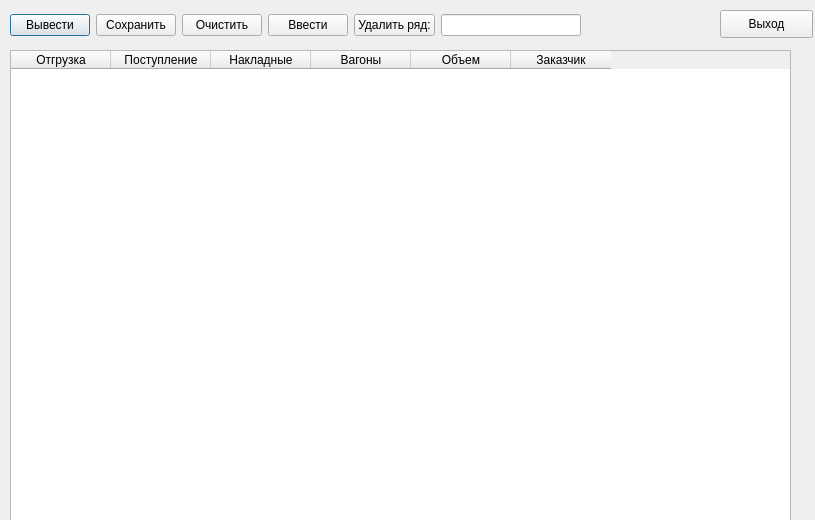
<?xml version="1.0" encoding="UTF-8"?>
<ui version="4.0">
 <class>Ship</class>
 <widget class="QDialog" name="Ship">
  <property name="geometry">
   <rect>
    <x>0</x>
    <y>0</y>
    <width>815</width>
    <height>520</height>
   </rect>
  </property>
  <property name="windowTitle">
   <string>Отгрузка</string>
  </property>
  <widget class="QTableWidget" name="tableWidget">
   <property name="geometry">
    <rect>
     <x>10</x>
     <y>50</y>
     <width>781</width>
     <height>931</height>
    </rect>
   </property>
   <column>
    <property name="text">
     <string>Отгрузка</string>
    </property>
   </column>
   <column>
    <property name="text">
     <string>Поступление</string>
    </property>
   </column>
   <column>
    <property name="text">
     <string>Накладные</string>
    </property>
   </column>
   <column>
    <property name="text">
     <string>Вагоны</string>
    </property>
   </column>
   <column>
    <property name="text">
     <string>Объем</string>
    </property>
   </column>
   <column>
    <property name="text">
     <string>Заказчик</string>
    </property>
   </column>
  </widget>
  <widget class="QWidget" name="layoutWidget">
   <property name="geometry">
    <rect>
     <x>10</x>
     <y>10</y>
     <width>571</width>
     <height>30</height>
    </rect>
   </property>
   <layout class="QHBoxLayout" name="horizontalLayout_2">
    <item>
     <widget class="QPushButton" name="enterButton">
      <property name="text">
       <string>Вывести</string>
      </property>
     </widget>
    </item>
    <item>
     <widget class="QPushButton" name="saveButton">
      <property name="text">
       <string>Сохранить</string>
      </property>
     </widget>
    </item>
    <item>
     <widget class="QPushButton" name="clearButton">
      <property name="text">
       <string>Очистить</string>
      </property>
     </widget>
    </item>
    <item>
     <widget class="QPushButton" name="newButton">
      <property name="text">
       <string>Ввести</string>
      </property>
     </widget>
    </item>
    <item>
     <widget class="QPushButton" name="delButton">
      <property name="text">
       <string>Удалить ряд:</string>
      </property>
     </widget>
    </item>
    <item>
     <widget class="QLineEdit" name="lineEdit"/>
    </item>
   </layout>
  </widget>
  <widget class="QLabel" name="label">
   <property name="geometry">
    <rect>
     <x>590</x>
     <y>10</y>
     <width>121</width>
     <height>31</height>
    </rect>
   </property>
   <property name="text">
    <string/>
   </property>
  </widget>
  <widget class="QPushButton" name="quitButton">
   <property name="geometry">
    <rect>
     <x>720</x>
     <y>10</y>
     <width>93</width>
     <height>28</height>
    </rect>
   </property>
   <property name="text">
    <string>Выход</string>
   </property>
  </widget>
 </widget>
 <resources/>
 <connections/>
</ui>
